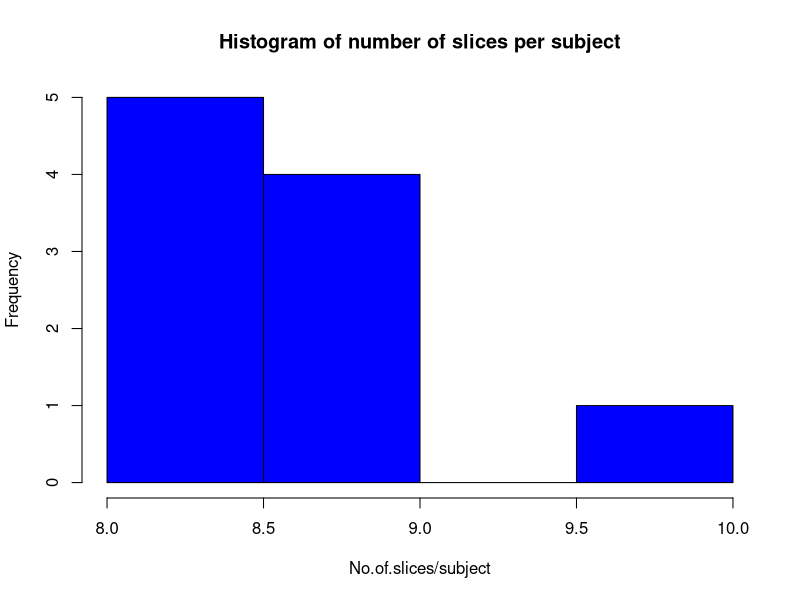

R code for this plot: (Note: this script raises an error after producing the figure.)
# Code to interpolate missing values and fit FDs to a set number of slices
# Tim Dawes May 2018
    
    #install.packages("stats")
    library(stats)
    is.this.an.FD.value<- function(vec) {sapply(vec, function(x) {!x %in% c("NA","NaN","Meagre blood pool", "Sparse myocardium", "FD measure failed")})}
    

# Change working directory to point at FD data  
    switch(Sys.info()[['sysname']],
           Windows= {setwd("C:/Users/[your login]/Desktop")},
           Darwin = {setwd("~/Desktop")})
    cat("Current working directory is:",getwd())

# Read in the FD data
    d<- read.csv(file="FD.csv", fill=TRUE)

    
# Pull out the columns to use for interpolation
    FR.all<- d[,10:29]
    rownames(FR.all)<- d$Folder

# Work out how many viable slices are present in each subject (takes about a minute to run)
    no.of.values<- rep(0, nrow(FR.all))
    for (i in 1:nrow(FR.all)) {if ((i/1000)==round(i/1000)) cat(",",i,sep=""); no.of.values[i]<- sum(is.this.an.FD.value(FR.all[i,]))}
    hist(no.of.values, col="blue", xlab="No.of.slices/subject", ylab="Frequency", main="Histogram of number of slices per subject")
    cut.off=3
    abline(v=cut.off, col="red", lty=2, lwd=4)
    
# Remove any subjects with fewer than a set number of FD values available for analysis
# The threshold for this is set by the variable "cut-off"
    
    cat("Excluding ",round(100*length(which(no.of.values<cut.off))/nrow(FR.all),1),"% subjects because they have <",cut.off," slices available.",sep="")
    FR.all<- FR.all[-which(no.of.values<3),]
    
    # Set up the output matrix
      interpNoSlices<- 10
      FRi<- matrix(0, nrow=nrow(FR.all), ncol=interpNoSlices, dimnames=list(rownames(FR.all), paste("Slice_",1:10,sep="")))
      head(FRi)
      
    # Loop over each subject and interpolate to a set number of slices
    # WARNING: loop takes about 55 seconds per 1,000 subjects
  
    for (i in 1:nrow(FR.all))
      {
        if (round(i/100)==(i/100)) {cat(",",i, sep="")}
        values<- is.this.an.FD.value(FR.all[i,])
        o<- which(values==TRUE)
        
        xs.orig<- which(values==TRUE)
        ys.orig<- as.numeric(as.character(unlist(FR.all[i,xs.orig])))
        
        # Fit the data to a template of 10 ventricular levels
            tmp<- ksmooth(xs.orig, ys.orig, kernel="normal", bandwidth=1.5, range.x=range(xs.orig), n.points=interpNoSlices)
            if(sum(is.na(tmp$y))==0) {FRi[i,]<- tmp$y} else {FRi[i,]<- NA}
            
        # Comment this bit in to view a single iteration and how it was dealt with (will slow runtime significantly if left uncommented during loop)
            #par(mfrow=c(2,1))
            #r<- range(na.omit(ys.orig)); a<- "Longitudinal position in RV"; b<- "Fractal dimension"
            #r2<- range(xs.orig)
            #plot(xs.orig, ys.orig, lwd=4, col="red", type="b", ylim=r, xlim=r2, xlab=a, ylab=b, main="Original Data")
            #plot(tmp$x, tmp$y, col="blue", type="b", lwd=4, xlim=r2, ylim=r, xlab=a, ylab=b, main="Interpolated Ten-Slice Model Data")
      }

      
      # Remove any subjects in which there were no points within the hernel width -> Nadaraya-Watson estimator to become 0/0 = NaN
        FRi<- FRi[-which(is.na(FRi[,1])==TRUE),]
      
      
      
# Output results to text file
      write.table(FRi, file="FD_Interpolated.txt", col.names=TRUE, row.names=TRUE)
      

      


